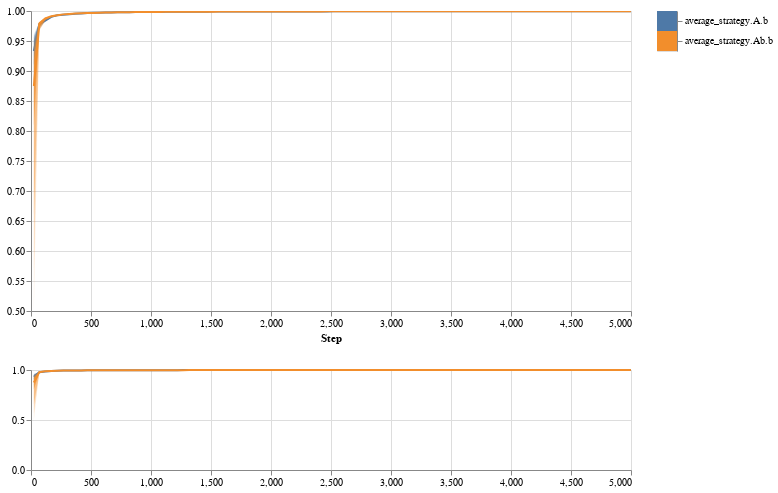

The notebook cell saved with this chart:
### Code cell
analytics.distribution(ind.average_strategy_A_b + ind.average_strategy_Ab_b,
                      width=600, height=300)
